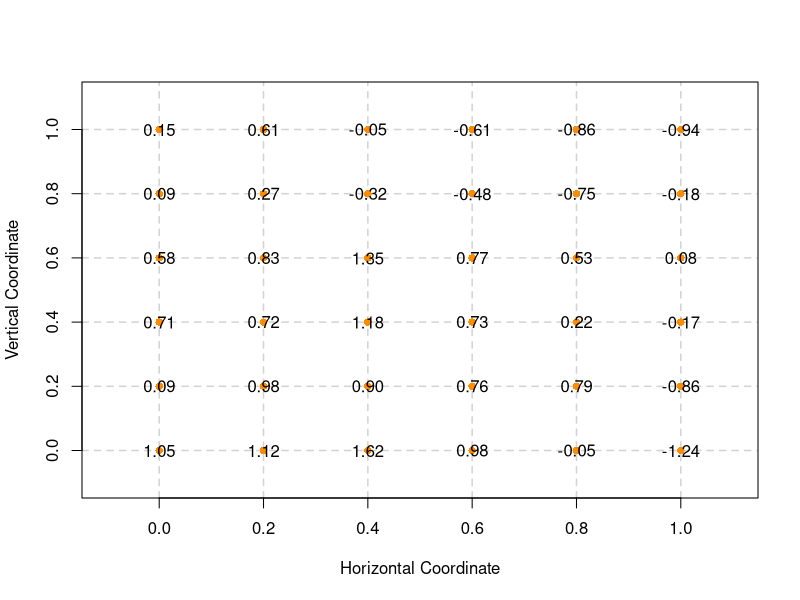
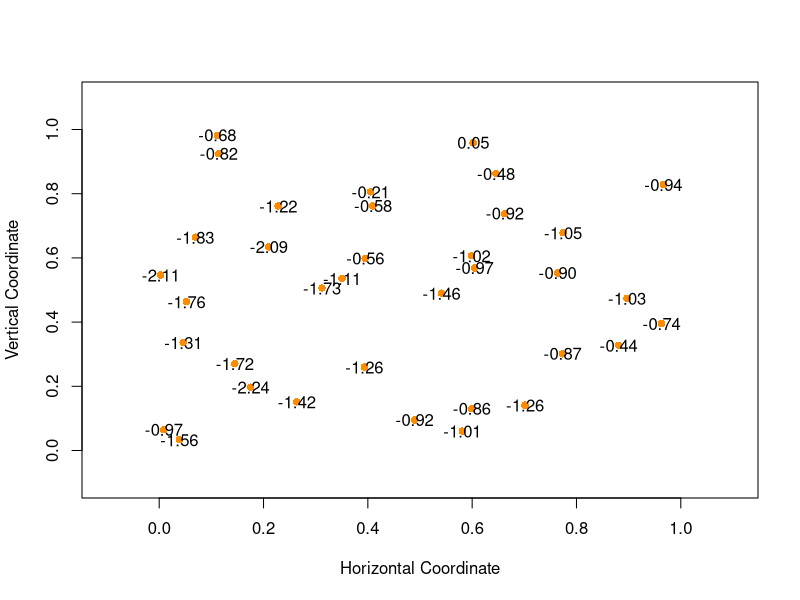

The R source for these figures, in order: (Note: this script raises an error after producing the figures.)
## ---- chunk 1
set.seed(2018)
N <- 36
phi <- 1
sigma <- 1
## 单位区域的格点上采样
d <- expand.grid(
  d1 = seq(0, 1, l = sqrt(N)),
  d2 = seq(0, 1, l = sqrt(N))
)
D <- as.matrix(dist(d)) # 计算采样点之间的欧氏距离
G <- sigma^2 * exp(- D / phi) # 多元高斯分布的协方差矩阵
S <- MASS::mvrnorm(1, rep(0, N), G) # 产生服从多元高斯分布的随机数
plot(c(-0.1, 1.1), c(-0.1, 1.1),
  type = "n",
  panel.first = grid(lwd = 1.5, lty = 2, col = "lightgray"),
  xlab = "Horizontal Coordinate", ylab = "Vertical Coordinate"
)
# text(y = d$d1, x = d$d2, labels = round(S, digits = 2), xpd = TRUE)
points(y = d$d1, x = d$d2, pch = 16, col = "darkorange")
text(
  y = d$d1, x = d$d2,
  labels = formatC(round(S, digits = 2), format = "f", 
                   digits = 2, drop0trailing = FALSE), 
  xpd = TRUE
)
# 在单位区域上随机采样
set.seed(2018)
n <- 36
coords <- cbind.data.frame(d1 = runif(n, 0, 1), d2 = runif(n, 0, 1))
phi <- 1
sigma <- 1
R <- exp(- as.matrix(dist(coords)) / phi)
S <- MASS::mvrnorm(1, rep(0, n), sigma * R)

plot(c(-0.1, 1.1), c(-0.1, 1.1),
  type = "n",
  xlab = "Horizontal Coordinate", ylab = "Vertical Coordinate"
)
points(y = coords$d1, x = coords$d2, pch = 16, col = "darkorange")
text(
  y = coords$d1, x = coords$d2,
  labels = formatC(round(S, digits = 2), format = "f",
                   digits = 2, drop0trailing = FALSE),
  xpd = TRUE
)
## ---- chunk 2
knitr::include_graphics(path = "figures/binom-without-nugget-geoRglm.png")
